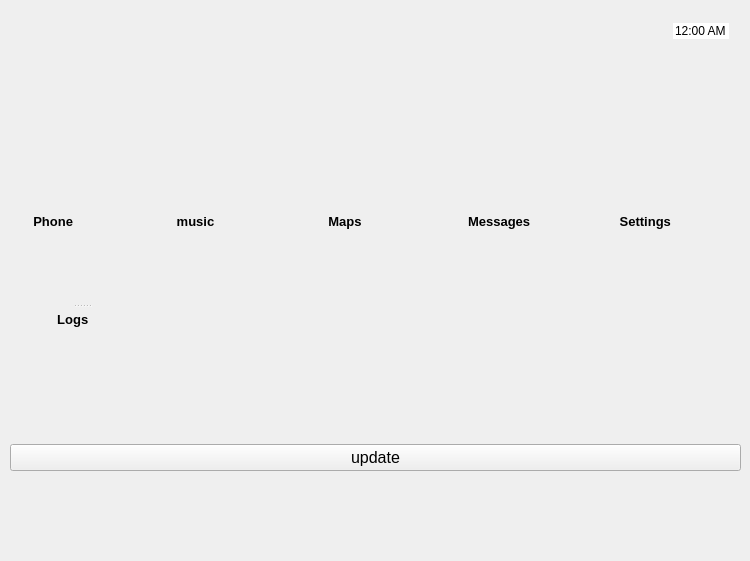
    <widget class="QWidget" name="page">
     <widget class="QLabel" name="label_15">
      <property name="geometry">
       <rect>
        <x>11</x>
        <y>443</y>
        <width>16</width>
        <height>36</height>
       </rect>
      </property>
      <property name="text">
       <string/>
      </property>
     </widget>
     <widget class="QLabel" name="label_25">
      <property name="geometry">
       <rect>
        <x>11</x>
        <y>369</y>
        <width>16</width>
        <height>36</height>
       </rect>
      </property>
      <property name="text">
       <string/>
      </property>
     </widget>
     <widget class="QWidget" name="layoutWidget">
      <property name="geometry">
       <rect>
        <x>10</x>
        <y>500</y>
        <width>731</width>
        <height>52</height>
       </rect>
      </property>
      <layout class="QHBoxLayout" name="horizontalLayout_2">
       <item>
        <widget class="QPushButton" name="pushButton_3">
         <property name="styleSheet">
          <string notr="true">background-color: transparent;
background: none;
border: none;
background-repeat: none;</string>
         </property>
         <property name="text">
          <string/>
         </property>
         <property name="icon">
          <iconset resource="Resource.qrc">
           <normaloff>:/rec/img/93634.png</normaloff>:/rec/img/93634.png</iconset>
         </property>
         <property name="iconSize">
          <size>
           <width>50</width>
           <height>50</height>
          </size>
         </property>
        </widget>
       </item>
       <item>
        <widget class="QPushButton" name="pushButton_7">
         <property name="styleSheet">
          <string notr="true">background-color: transparent;
border-image: url(:off.png);
background: none;
border: none;
background-repeat: none;</string>
         </property>
         <property name="text">
          <string/>
         </property>
         <property name="icon">
          <iconset resource="Resource.qrc">
           <normaloff>:/rec/img/110025_turn-on_512x512.png</normaloff>:/rec/img/110025_turn-on_512x512.png</iconset>
         </property>
         <property name="iconSize">
          <size>
           <width>50</width>
           <height>50</height>
          </size>
         </property>
        </widget>
       </item>
       <item>
        <widget class="QPushButton" name="pushButton_2">
         <property name="styleSheet">
          <string notr="true">background-color: transparent;
background: none;
border: none;
background-repeat: none;</string>
         </property>
         <property name="text">
          <string/>
         </property>
         <property name="icon">
          <iconset resource="Resource.qrc">
           <normaloff>:/rec/img/png-clipart-metrostation-black-home-icon-thumbnail.png</normaloff>:/rec/img/png-clipart-metrostation-black-home-icon-thumbnail.png</iconset>
         </property>
         <property name="iconSize">
          <size>
           <width>70</width>
           <height>50</height>
          </size>
         </property>
        </widget>
       </item>
      </layout>
     </widget>
     <widget class="QWidget" name="layoutWidget">
      <property name="geometry">
       <rect>
        <x>14</x>
        <y>15</y>
        <width>715</width>
        <height>32</height>
       </rect>
      </property>
      <layout class="QHBoxLayout" name="horizontalLayout">
       <item>
        <widget class="QPushButton" name="pushButton_11">
         <property name="styleSheet">
          <string notr="true">background-color: transparent;
background: none;
border: none;
background-repeat: none;</string>
         </property>
         <property name="text">
          <string/>
         </property>
         <property name="icon">
          <iconset resource="Resource.qrc">
           <normaloff>:/rec/img/low-battery-5-474981.png</normaloff>:/rec/img/low-battery-5-474981.png</iconset>
         </property>
         <property name="iconSize">
          <size>
           <width>30</width>
           <height>30</height>
          </size>
         </property>
        </widget>
       </item>
       <item>
        <spacer name="horizontalSpacer_5">
         <property name="orientation">
          <enum>Qt::Horizontal</enum>
         </property>
         <property name="sizeHint" stdset="0">
          <size>
           <width>18</width>
           <height>20</height>
          </size>
         </property>
        </spacer>
       </item>
       <item>
        <widget class="QPushButton" name="pushButton_4">
         <property name="styleSheet">
          <string notr="true">background-color: transparent;
background: none;
border: none;
background-repeat: none;</string>
         </property>
         <property name="text">
          <string/>
         </property>
         <property name="icon">
          <iconset resource="Resource.qrc">
           <normaloff>:/rec/img/Wifi-tethering.png</normaloff>:/rec/img/Wifi-tethering.png</iconset>
         </property>
         <property name="iconSize">
          <size>
           <width>30</width>
           <height>30</height>
          </size>
         </property>
        </widget>
       </item>
       <item>
        <spacer name="horizontalSpacer_6">
         <property name="orientation">
          <enum>Qt::Horizontal</enum>
         </property>
         <property name="sizeHint" stdset="0">
          <size>
           <width>538</width>
           <height>20</height>
          </size>
         </property>
        </spacer>
       </item>
       <item>
        <widget class="QTimeEdit" name="timeEdit">
         <property name="styleSheet">
          <string notr="true">background-color: transparent;
background: none;
border: none;
background-repeat: none;</string>
         </property>
         <property name="locale">
          <locale language="English" country="UnitedStates"/>
         </property>
         <property name="wrapping">
          <bool>false</bool>
         </property>
         <property name="frame">
          <bool>false</bool>
         </property>
         <property name="readOnly">
          <bool>true</bool>
         </property>
         <property name="buttonSymbols">
          <enum>QAbstractSpinBox::NoButtons</enum>
         </property>
         <property name="accelerated">
          <bool>false</bool>
         </property>
         <property name="showGroupSeparator" stdset="0">
          <bool>false</bool>
         </property>
         <property name="displayFormat">
          <string>hh:mm AP</string>
         </property>
         <property name="calendarPopup">
          <bool>false</bool>
         </property>
        </widget>
       </item>
      </layout>
     </widget>
     <widget class="QWidget" name="layoutWidget">
      <property name="geometry">
       <rect>
        <x>-10</x>
        <y>210</y>
        <width>731</width>
        <height>23</height>
       </rect>
      </property>
      <layout class="QHBoxLayout" name="horizontalLayout_4">
       <item>
        <widget class="QLabel" name="label">
         <property name="font">
          <font>
           <pointsize>10</pointsize>
           <weight>75</weight>
           <bold>true</bold>
          </font>
         </property>
         <property name="text">
          <string>            Phone</string>
         </property>
         <property name="buddy">
          <cstring>pushButton_5</cstring>
         </property>
        </widget>
       </item>
       <item>
        <widget class="QLabel" name="label_2">
         <property name="font">
          <font>
           <pointsize>10</pointsize>
           <weight>75</weight>
           <bold>true</bold>
          </font>
         </property>
         <property name="text">
          <string>           music</string>
         </property>
         <property name="buddy">
          <cstring>pushButton_6</cstring>
         </property>
        </widget>
       </item>
       <item>
        <widget class="QLabel" name="label_3">
         <property name="font">
          <font>
           <pointsize>10</pointsize>
           <weight>75</weight>
           <bold>true</bold>
          </font>
         </property>
         <property name="text">
          <string>            Maps</string>
         </property>
         <property name="buddy">
          <cstring>pushButton_12</cstring>
         </property>
        </widget>
       </item>
       <item>
        <widget class="QLabel" name="label_4">
         <property name="font">
          <font>
           <pointsize>10</pointsize>
           <weight>75</weight>
           <bold>true</bold>
          </font>
         </property>
         <property name="text">
          <string>          Messages</string>
         </property>
         <property name="buddy">
          <cstring>pushButton_8</cstring>
         </property>
        </widget>
       </item>
       <item>
        <widget class="QLabel" name="label_5">
         <property name="font">
          <font>
           <pointsize>10</pointsize>
           <weight>75</weight>
           <bold>true</bold>
          </font>
         </property>
         <property name="text">
          <string>           Settings</string>
         </property>
         <property name="buddy">
          <cstring>pushButton_9</cstring>
         </property>
        </widget>
       </item>
      </layout>
     </widget>
     <widget class="QWidget" name="layoutWidget">
      <property name="geometry">
       <rect>
        <x>10</x>
        <y>120</y>
        <width>731</width>
        <height>82</height>
       </rect>
      </property>
      <layout class="QHBoxLayout" name="horizontalLayout_3">
       <item>
        <widget class="QPushButton" name="pushButton_5">
         <property name="font">
          <font>
           <pointsize>24</pointsize>
           <weight>75</weight>
           <bold>true</bold>
          </font>
         </property>
         <property name="layoutDirection">
          <enum>Qt::LeftToRight</enum>
         </property>
         <property name="styleSheet">
          <string notr="true">background-color: transparent;
background: none;
border: none;
background-repeat: none;</string>
         </property>
         <property name="text">
          <string/>
         </property>
         <property name="icon">
          <iconset resource="Resource.qrc">
           <normaloff>:/rec/img/phone-phone-icon-png-green-clipart-48635-pinclipart-green-phone-icon-png-880_920.png</normaloff>:/rec/img/phone-phone-icon-png-green-clipart-48635-pinclipart-green-phone-icon-png-880_920.png</iconset>
         </property>
         <property name="iconSize">
          <size>
           <width>60</width>
           <height>60</height>
          </size>
         </property>
        </widget>
       </item>
       <item>
        <widget class="QPushButton" name="pushButton_6">
         <property name="font">
          <font>
           <pointsize>24</pointsize>
           <weight>75</weight>
           <bold>true</bold>
          </font>
         </property>
         <property name="layoutDirection">
          <enum>Qt::LeftToRight</enum>
         </property>
         <property name="styleSheet">
          <string notr="true">background-color: transparent;
background: none;
border: none;
background-repeat: none;</string>
         </property>
         <property name="text">
          <string/>
         </property>
         <property name="icon">
          <iconset resource="Resource.qrc">
           <normaloff>:/rec/img/418-4189731_apple-music-icon-square-spotify-apple-music-soundcloud.png</normaloff>:/rec/img/418-4189731_apple-music-icon-square-spotify-apple-music-soundcloud.png</iconset>
         </property>
         <property name="iconSize">
          <size>
           <width>60</width>
           <height>60</height>
          </size>
         </property>
        </widget>
       </item>
       <item>
        <widget class="QPushButton" name="pushButton_12">
         <property name="font">
          <font>
           <pointsize>24</pointsize>
           <weight>75</weight>
           <bold>true</bold>
          </font>
         </property>
         <property name="layoutDirection">
          <enum>Qt::LeftToRight</enum>
         </property>
         <property name="styleSheet">
          <string notr="true">background-color: transparent;
background: none;
border: none;
background-repeat: none;</string>
         </property>
         <property name="text">
          <string/>
         </property>
         <property name="icon">
          <iconset resource="Resource.qrc">
           <normaloff>:/rec/img/d3d7ab80bb88809f72e458a1d8aee02c.png</normaloff>:/rec/img/d3d7ab80bb88809f72e458a1d8aee02c.png</iconset>
         </property>
         <property name="iconSize">
          <size>
           <width>60</width>
           <height>60</height>
          </size>
         </property>
        </widget>
       </item>
       <item>
        <widget class="QPushButton" name="pushButton_8">
         <property name="font">
          <font>
           <pointsize>24</pointsize>
           <weight>75</weight>
           <bold>true</bold>
          </font>
         </property>
         <property name="layoutDirection">
          <enum>Qt::LeftToRight</enum>
         </property>
         <property name="styleSheet">
          <string notr="true">background-color: transparent;
background: none;
border: none;
background-repeat: none;</string>
         </property>
         <property name="text">
          <string/>
         </property>
         <property name="icon">
          <iconset resource="Resource.qrc">
           <normaloff>:/rec/img/246-2465277_apple-email-envelope-inbox-mail-post-message-messaging-icon-iphone-png.png</normaloff>:/rec/img/246-2465277_apple-email-envelope-inbox-mail-post-message-messaging-icon-iphone-png.png</iconset>
         </property>
         <property name="iconSize">
          <size>
           <width>60</width>
           <height>80</height>
          </size>
         </property>
        </widget>
       </item>
       <item>
        <widget class="QPushButton" name="pushButton_9">
         <property name="enabled">
          <bool>true</bool>
         </property>
         <property name="font">
          <font>
           <pointsize>24</pointsize>
           <weight>75</weight>
           <bold>true</bold>
          </font>
         </property>
         <property name="layoutDirection">
          <enum>Qt::LeftToRight</enum>
         </property>
         <property name="styleSheet">
          <string notr="true">background-color: transparent;
background: none;
border: none;
background-repeat: none;</string>
         </property>
         <property name="text">
          <string/>
         </property>
         <property name="icon">
          <iconset resource="Resource.qrc">
           <normaloff>:/rec/img/gMJRp2s.png</normaloff>:/rec/img/gMJRp2s.png</iconset>
         </property>
         <property name="iconSize">
          <size>
           <width>70</width>
           <height>70</height>
          </size>
         </property>
        </widget>
       </item>
      </layout>
     </widget>
     <widget class="QSplitter" name="splitter_2">
      <property name="geometry">
       <rect>
        <x>50</x>
        <y>250</y>
        <width>64</width>
        <height>81</height>
       </rect>
      </property>
      <property name="orientation">
       <enum>Qt::Vertical</enum>
      </property>
      <widget class="QPushButton" name="pushButton_24">
       <property name="font">
        <font>
         <pointsize>24</pointsize>
         <weight>75</weight>
         <bold>true</bold>
        </font>
       </property>
       <property name="layoutDirection">
        <enum>Qt::LeftToRight</enum>
       </property>
       <property name="styleSheet">
        <string notr="true">background-color: transparent;
background: none;
border: none;
background-repeat: none;</string>
       </property>
       <property name="text">
        <string/>
       </property>
       <property name="icon">
        <iconset resource="Resource.qrc">
         <normaloff>:/rec/img/log-icon.png</normaloff>:/rec/img/log-icon.png</iconset>
       </property>
       <property name="iconSize">
        <size>
         <width>55</width>
         <height>60</height>
        </size>
       </property>
      </widget>
      <widget class="QLabel" name="label_16">
       <property name="font">
        <font>
         <pointsize>10</pointsize>
         <weight>75</weight>
         <bold>true</bold>
        </font>
       </property>
       <property name="text">
        <string>  Logs</string>
       </property>
       <property name="buddy">
        <cstring>pushButton_24</cstring>
       </property>
      </widget>
     </widget>
     <widget class="QWidget" name="layoutWidget">
      <property name="geometry">
       <rect>
        <x>10</x>
        <y>440</y>
        <width>731</width>
        <height>35</height>
       </rect>
      </property>
      <layout class="QHBoxLayout" name="horizontalLayout_10">
       <item>
        <widget class="QPushButton" name="pushButton_10">
         <property name="font">
          <font>
           <pointsize>12</pointsize>
          </font>
         </property>
         <property name="text">
          <string>update</string>
         </property>
        </widget>
       </item>
      </layout>
     </widget>
    </widget>
